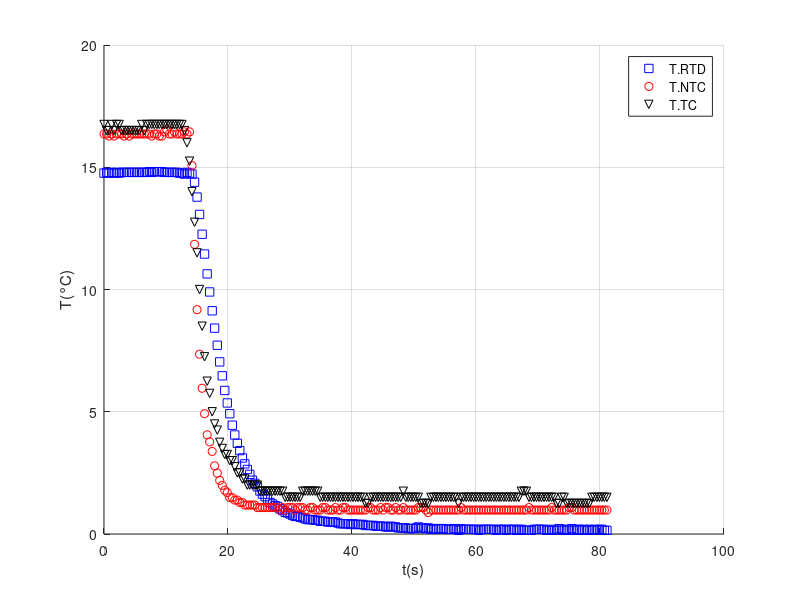
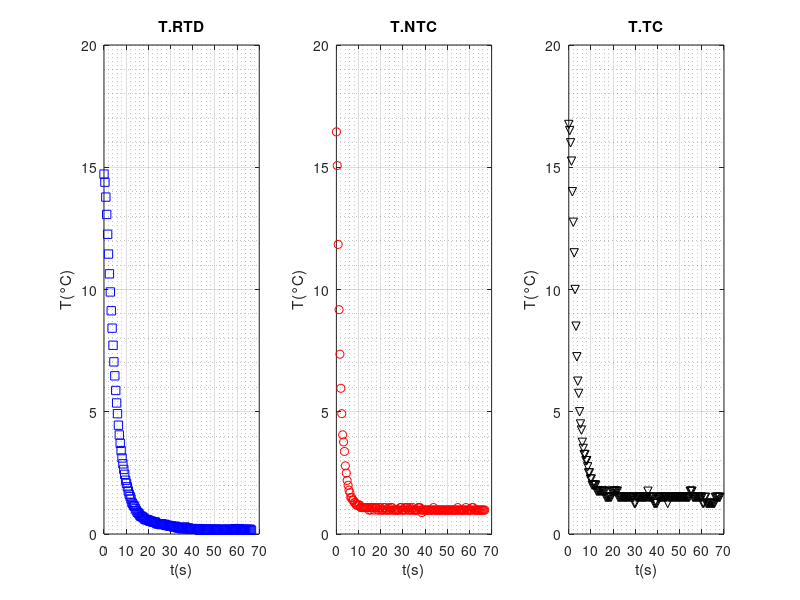
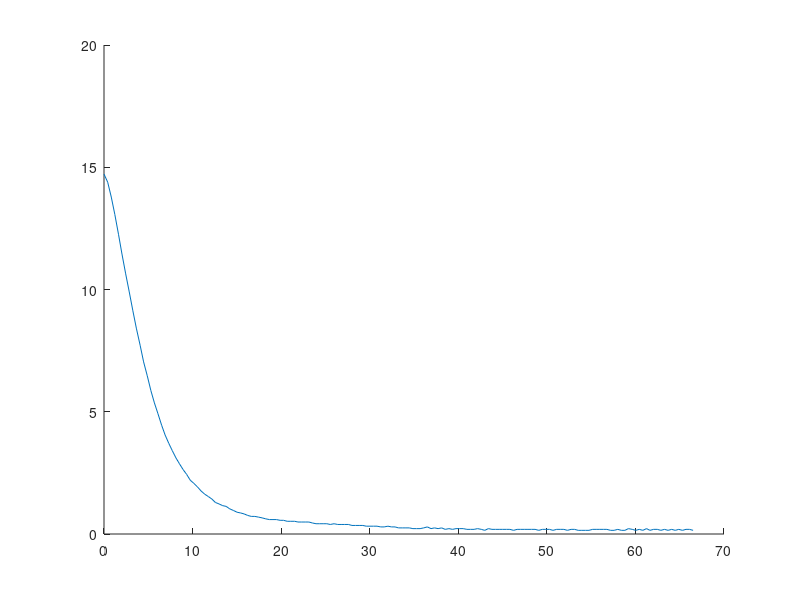

Recreate these plots in MATLAB, in order. (Note: this script raises an error after producing the figures.)
%seconda parte
clc
close all
clear all
vettoreT=load('Misure_Esercitazione_Mat_602376.mat');
ti=vettoreT.time_s-min(vettoreT.time_s); %vettore tempo che parte da zero
T_RTDi=vettoreT.T_vs_time_RTD;
T_NTCi=vettoreT.T_vs_time_NTC;
T_TCi=vettoreT.T_vs_time_TC;
tstart_RTD=14.19; %tempo morto
tstart_NTC=13.8;
tstart_TC=12.57;
tend=81; %tempo in cui assumo essere a regime
t=vettoreT.time_s-min(vettoreT.time_s); 
%il vettore tempo è stato tagliato prendendo i valori compresi tra tstart e
%tend
t_RTD=ti(ti>tstart_RTD & ti<tend);
t_NTC=ti(ti>tstart_NTC & ti<tend);
t_TC=ti(ti>tstart_TC & ti<tend);
T_RTD=vettoreT.T_vs_time_RTD(ti>tstart_RTD & ti<tend);
T_NTC=vettoreT.T_vs_time_NTC(ti>tstart_NTC & ti<tend);
T_TC=vettoreT.T_vs_time_TC(ti>tstart_TC & ti<tend);
%ho tagliato i vettori delle temperature in base a quelle che corrispondono
%ai tempi compresi tra tstart e tend cosi che non considero la parte in cui
%sono fuori dal transitorio 
figure(1) %grafici temperature sul tempo totale
hold on
plot(ti,T_RTDi,'sb')
plot(ti,T_NTCi,'or')
plot(ti,T_TCi,'vk')
xlabel('t(s)')
ylabel('T(°C)')
grid on
legend('T.RTD','T.NTC','T.TC')
hold off
figure(2) %grafici sul tempo tagliato
hold on
subplot(1,3,1)
plot(t_RTD-min(t_RTD),T_RTD,'sb')
xlabel('t(s)')
ylabel('T(°C)')
title('T.RTD')
grid on
grid minor
hold off
hold on
subplot(1,3,2)
plot(t_NTC-min(t_NTC),T_NTC,'or')
xlabel('t(s)')
ylabel('T(°C)')
title('T.NTC')
grid on
grid minor
hold off
hold on
subplot(1,3,3)
plot(t_TC-min(t_TC),T_TC,'vk')
grid on
grid minor
xlabel('t(s)')
ylabel('T(°C)')
title('T.TC')
hold off
%confronto andamento dati vs andamento del modello adottato
%RTD
figure(3)
hold on
x1=t_RTD-min(t_RTD); %vettore del tempo che inizia da 0
y1=T_RTD;
plot(x1,y1)
Tamb=num2str(y1(1));
f=fit(x1',y1',strcat('(',num2str(y1(1)),'-Tf)*exp(-a*x)+Tf'));
plot(f)
xlabel('t(s)')
ylabel('T(°C)')
grid on
legend('andamento dati','andamento teorico')
title('Termoresistenza')
Ttau_RTD=y1(1)-0.9*(y1(1)-y1(end)); %temperatura a cui faccio il 90%del salto
tau_RTD=max(x1(y1>Ttau_RTD)); %tempo corrispondente a quella temperatura 
hold off
% %NTC
figure(4)
hold on
x2=t_NTC-min(t_NTC);
y2=T_NTC;
plot(x2,y2)
Tamb=num2str(y2(1))
f2=fit(x2',y2',strcat('(',num2str(y2(1)),'-Tf)*exp(-a*x)+Tf'));
plot(f2)
Ttau_NTC=y2(1)-0.9*(y2(1)-y2(end));
tau_NTC=max(x2(y2>Ttau_NTC)); 
xlabel('t(s)')
ylabel('T(°C)')
grid on
legend('andamento dati','andamento teorico')
title('Termistore')
hold off
%TC
figure(5)
hold on
x3=t_TC-min(t_TC);
y3=T_TC;
plot(x3,y3)
Tamb=num2str(y3(1));
f3=fit(x3',y3',strcat('(',num2str(y3(1)),'-Tf)*exp(-a*x)+Tf'));
plot(f3)
xlabel('t(s)')
ylabel('T(°C)')
grid on
legend('andamento dati','andamento teorico')
title('Termocoppia')
Ttau_TC=y3(1)-0.9*(y3(1)-y3(end));
tau_TC=max(x3(y3>Ttau_TC));
tau_tot=[tau_RTD,tau_NTC,tau_TC]
hold off
%temperature medie finali
TfinRTD=mean(T_RTD(t_RTD>20));
TfinNTC=mean(T_NTC(t_NTC>20));
TfinTC=mean(T_TC(t_TC>20));
Tfin=[TfinRTD TfinNTC TfinTC]